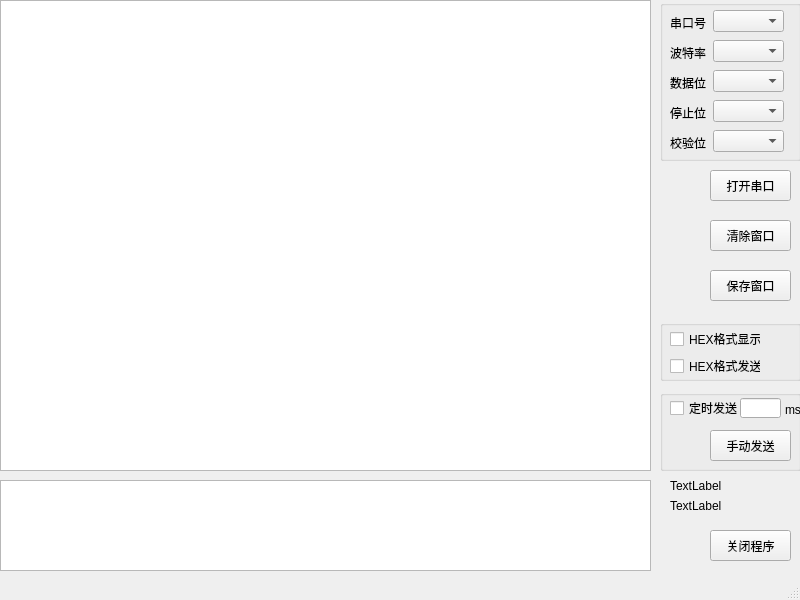
<?xml version="1.0" encoding="UTF-8"?>
<ui version="4.0">
 <class>MainWindow</class>
 <widget class="QMainWindow" name="MainWindow">
  <property name="geometry">
   <rect>
    <x>0</x>
    <y>0</y>
    <width>800</width>
    <height>600</height>
   </rect>
  </property>
  <property name="windowTitle">
   <string>MainWindow</string>
  </property>
  <widget class="QWidget" name="centralwidget">
   <widget class="QTextEdit" name="txtSendMsg">
    <property name="geometry">
     <rect>
      <x>0</x>
      <y>480</y>
      <width>651</width>
      <height>91</height>
     </rect>
    </property>
   </widget>
   <widget class="QGroupBox" name="grpSnd">
    <property name="geometry">
     <rect>
      <x>660</x>
      <y>390</y>
      <width>141</width>
      <height>81</height>
     </rect>
    </property>
    <property name="title">
     <string/>
    </property>
    <widget class="QCheckBox" name="chkTimeSend">
     <property name="geometry">
      <rect>
       <x>10</x>
       <y>10</y>
       <width>71</width>
       <height>16</height>
      </rect>
     </property>
     <property name="text">
      <string>定时发送</string>
     </property>
    </widget>
    <widget class="QPushButton" name="btnManualSend">
     <property name="geometry">
      <rect>
       <x>50</x>
       <y>40</y>
       <width>81</width>
       <height>31</height>
      </rect>
     </property>
     <property name="text">
      <string>手动发送</string>
     </property>
    </widget>
    <widget class="QLineEdit" name="linTimeNum">
     <property name="geometry">
      <rect>
       <x>80</x>
       <y>8</y>
       <width>41</width>
       <height>20</height>
      </rect>
     </property>
     <property name="alignment">
      <set>Qt::AlignRight|Qt::AlignTrailing|Qt::AlignVCenter</set>
     </property>
    </widget>
    <widget class="QLabel" name="lblTimeNum">
     <property name="geometry">
      <rect>
       <x>125</x>
       <y>10</y>
       <width>54</width>
       <height>20</height>
      </rect>
     </property>
     <property name="text">
      <string>ms</string>
     </property>
    </widget>
   </widget>
   <widget class="QGroupBox" name="grpOpen">
    <property name="geometry">
     <rect>
      <x>660</x>
      <y>0</y>
      <width>141</width>
      <height>161</height>
     </rect>
    </property>
    <property name="title">
     <string/>
    </property>
    <widget class="QComboBox" name="cmbParity">
     <property name="geometry">
      <rect>
       <x>53</x>
       <y>130</y>
       <width>71</width>
       <height>22</height>
      </rect>
     </property>
    </widget>
    <widget class="QComboBox" name="cmbBaudrate">
     <property name="geometry">
      <rect>
       <x>53</x>
       <y>40</y>
       <width>71</width>
       <height>22</height>
      </rect>
     </property>
    </widget>
    <widget class="QComboBox" name="cmbPort">
     <property name="geometry">
      <rect>
       <x>53</x>
       <y>10</y>
       <width>71</width>
       <height>22</height>
      </rect>
     </property>
    </widget>
    <widget class="QComboBox" name="cmbStopBits">
     <property name="geometry">
      <rect>
       <x>53</x>
       <y>100</y>
       <width>71</width>
       <height>22</height>
      </rect>
     </property>
    </widget>
    <widget class="QComboBox" name="cmbByteSize">
     <property name="geometry">
      <rect>
       <x>53</x>
       <y>70</y>
       <width>71</width>
       <height>22</height>
      </rect>
     </property>
    </widget>
    <widget class="QLabel" name="lblPort">
     <property name="geometry">
      <rect>
       <x>10</x>
       <y>15</y>
       <width>41</width>
       <height>16</height>
      </rect>
     </property>
     <property name="text">
      <string>串口号</string>
     </property>
    </widget>
    <widget class="QLabel" name="lblBaudrate">
     <property name="geometry">
      <rect>
       <x>10</x>
       <y>45</y>
       <width>41</width>
       <height>16</height>
      </rect>
     </property>
     <property name="text">
      <string>波特率</string>
     </property>
    </widget>
    <widget class="QLabel" name="lblByteSize">
     <property name="geometry">
      <rect>
       <x>10</x>
       <y>75</y>
       <width>41</width>
       <height>16</height>
      </rect>
     </property>
     <property name="text">
      <string>数据位</string>
     </property>
    </widget>
    <widget class="QLabel" name="lblStopBits">
     <property name="geometry">
      <rect>
       <x>10</x>
       <y>105</y>
       <width>41</width>
       <height>16</height>
      </rect>
     </property>
     <property name="text">
      <string>停止位</string>
     </property>
    </widget>
    <widget class="QLabel" name="lblVerifyBits">
     <property name="geometry">
      <rect>
       <x>10</x>
       <y>135</y>
       <width>41</width>
       <height>16</height>
      </rect>
     </property>
     <property name="text">
      <string>校验位</string>
     </property>
    </widget>
   </widget>
   <widget class="QTextEdit" name="txtRecvMsg">
    <property name="geometry">
     <rect>
      <x>0</x>
      <y>0</y>
      <width>651</width>
      <height>471</height>
     </rect>
    </property>
   </widget>
   <widget class="QPushButton" name="btnOpenPort">
    <property name="geometry">
     <rect>
      <x>710</x>
      <y>170</y>
      <width>81</width>
      <height>31</height>
     </rect>
    </property>
    <property name="text">
     <string>打开串口</string>
    </property>
   </widget>
   <widget class="QGroupBox" name="grpRcv">
    <property name="geometry">
     <rect>
      <x>660</x>
      <y>320</y>
      <width>141</width>
      <height>61</height>
     </rect>
    </property>
    <property name="title">
     <string/>
    </property>
    <widget class="QCheckBox" name="chkHexShow">
     <property name="geometry">
      <rect>
       <x>10</x>
       <y>11</y>
       <width>91</width>
       <height>16</height>
      </rect>
     </property>
     <property name="text">
      <string>HEX格式显示</string>
     </property>
    </widget>
    <widget class="QCheckBox" name="chkHexSend">
     <property name="geometry">
      <rect>
       <x>10</x>
       <y>38</y>
       <width>91</width>
       <height>16</height>
      </rect>
     </property>
     <property name="text">
      <string>HEX格式发送</string>
     </property>
    </widget>
   </widget>
   <widget class="QPushButton" name="btnClearWin">
    <property name="geometry">
     <rect>
      <x>710</x>
      <y>220</y>
      <width>81</width>
      <height>31</height>
     </rect>
    </property>
    <property name="text">
     <string>清除窗口</string>
    </property>
   </widget>
   <widget class="QPushButton" name="btnSaveWin">
    <property name="geometry">
     <rect>
      <x>710</x>
      <y>270</y>
      <width>81</width>
      <height>31</height>
     </rect>
    </property>
    <property name="text">
     <string>保存窗口</string>
    </property>
   </widget>
   <widget class="QPushButton" name="btnClose">
    <property name="geometry">
     <rect>
      <x>710</x>
      <y>530</y>
      <width>81</width>
      <height>31</height>
     </rect>
    </property>
    <property name="text">
     <string>关闭程序</string>
    </property>
   </widget>
   <widget class="QLabel" name="lblRecvCnt">
    <property name="geometry">
     <rect>
      <x>670</x>
      <y>480</y>
      <width>54</width>
      <height>12</height>
     </rect>
    </property>
    <property name="text">
     <string>TextLabel</string>
    </property>
   </widget>
   <widget class="QLabel" name="lblSendCnt">
    <property name="geometry">
     <rect>
      <x>670</x>
      <y>500</y>
      <width>54</width>
      <height>12</height>
     </rect>
    </property>
    <property name="text">
     <string>TextLabel</string>
    </property>
   </widget>
  </widget>
  <widget class="QStatusBar" name="statusbar"/>
 </widget>
 <resources/>
 <connections/>
</ui>
